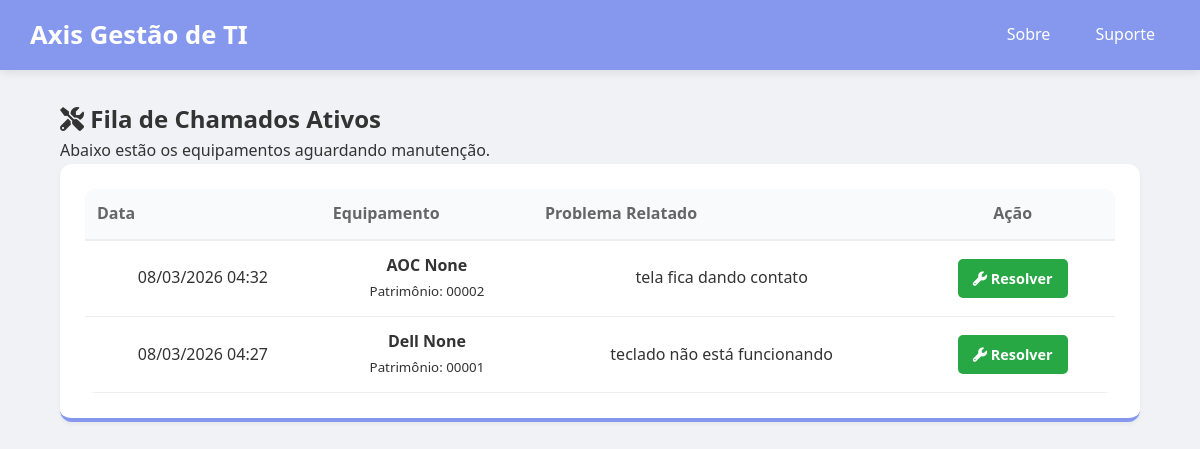
/chamados, run on the app's committed database.
### main.py (models this page shows)
class Suporte(db.Model):
    id = db.Column(db.Integer, primary_key=True)
    data_abertura = db.Column(db.DateTime, default=datetime.now)
    problema = db.Column(db.Text, nullable=False)
    tecnico = db.Column(db.String(50))
    solucao = db.Column(db.Text)
    custo = db.Column(db.Float, default=0.0)
    status = db.Column(db.String(20), default='Pendente') # Inicia como Pendente para ir para a Fila
    equipamento_id = db.Column(db.Integer, db.ForeignKey('equipamento.id'), nullable=False)

class Equipamento(db.Model):
    id = db.Column(db.Integer, primary_key=True)
    patrimonio = db.Column(db.String(20), unique=True, nullable=False)
    tipo = db.Column(db.String(50), nullable=False)
    marca = db.Column(db.String(50), nullable=False)
    modelo = db.Column(db.String(50))
    status = db.Column(db.String(20), default='Disponível')
    valor_compra = db.Column(db.Float, default=0.0)
    historicos = db.relationship('Suporte', backref='equip', lazy=True, cascade="all, delete-orphan")

### main.py (the view)
@app.route("/chamados")
def lista_chamados():
    chamados = Suporte.query.filter_by(status='Pendente').order_by(Suporte.data_abertura.desc()).all()
    return render_template("lista_chamados.html", chamados=chamados)

### templates/lista_chamados.html (shortened to what this page needs)
{% extends "layout.html" %}
{% block content %}
<div class="container">
    <h2><i class="fas fa-tools"></i> Fila de Chamados Ativos</h2>
    <p>Abaixo estão os equipamentos aguardando manutenção.</p>
    <div class="chart-card">
        <table style="width: 100%; border-collapse: collapse;">
            <thead>
                <tr style="background: #f8f9fa; border-bottom: 2px solid #eee;">
                    <th style="padding: 12px; text-align: left;">Data</th>
                    <th style="padding: 12px; text-align: left;">Equipamento</th>
                    <th style="padding: 12px; text-align: left;">Problema Relatado</th>
                    <th style="padding: 12px; text-align: center;">Ação</th>
                </tr>
            </thead>
            <tbody>
                {% for cham in chamados %}
                <tr style="border-bottom: 1px solid #eee;">
                    <td style="padding: 12px;">{{ cham.data_abertura.strftime('%d/%m/%Y %H:%M') }}</td>
                    <td style="padding: 12px;">
                        <strong>{{ cham.equip.marca }} {{ cham.equip.modelo }}</strong><br>
                        <small>Patrimônio: {{ cham.equip.patrimonio }}</small>
                    </td>
                    <td style="padding: 12px;">{{ cham.problema }}</td>
                    <td style="padding: 12px; text-align: center;">
                        <a href="{{ url_for('tela_resolver_chamado', id_chamado=cham.id) }}" class="btn-action-save" style="text-decoration: none; padding: 8px 15px; border-radius: 5px; display: inline-block;">
                            <i class="fas fa-wrench"></i> Resolver
                        </a>
                    </td>
                </tr>
                {% endfor %}
            </tbody>
        </table>
    </div>
</div>
{% endblock %}

### static/css/style.css (style rules this page uses)
:root { --primary: #8598EE; --primary-dark: #6b7ecf; --bg: #f0f2f5; --white: #ffffff; --text: #333; --danger: #d9534f; --success: #27ae60; --success-hover: #219150; }
* { margin: 0; padding: 0; box-sizing: border-box; font-family: 'Segoe UI', Tahoma, sans-serif; }
body { background-color: var(--bg); color: var(--text); line-height: 1.6; }
.container { width: 90%; max-width: 1200px; margin: 30px auto; }
.chart-card { background: white; padding: 25px; border-radius: 12px; text-align: center; border-bottom: 4px solid var(--primary); transition: transform 0.3s ease, box-shadow 0.3s ease; background-color: #fff; box-shadow: 0 2px 4px rgba(0,0,0,0.05); }
.btn-action-save { background-color: #28a745; color: white !important; border: none; font-size: 0.9rem; font-weight: 600; transition: 0.3s; }
table { width: 100%; border-collapse: collapse; background: white; border-radius: 10px; overflow: hidden; }
th { text-align: left; padding: 15px; background: #f8fafc; color: #666; }
td { padding: 15px; border-bottom: 1px solid #eee; }

### data on the page
Suporte: data_abertura "08/03/2026 04:32", equip.marca "AOC", equip.modelo "None", equip.patrimonio "00002", problema "tela fica dando contato"
Suporte: data_abertura "08/03/2026 04:27", equip.marca "Dell", equip.modelo "None", equip.patrimonio "00001", problema "teclado não está funcionando"
